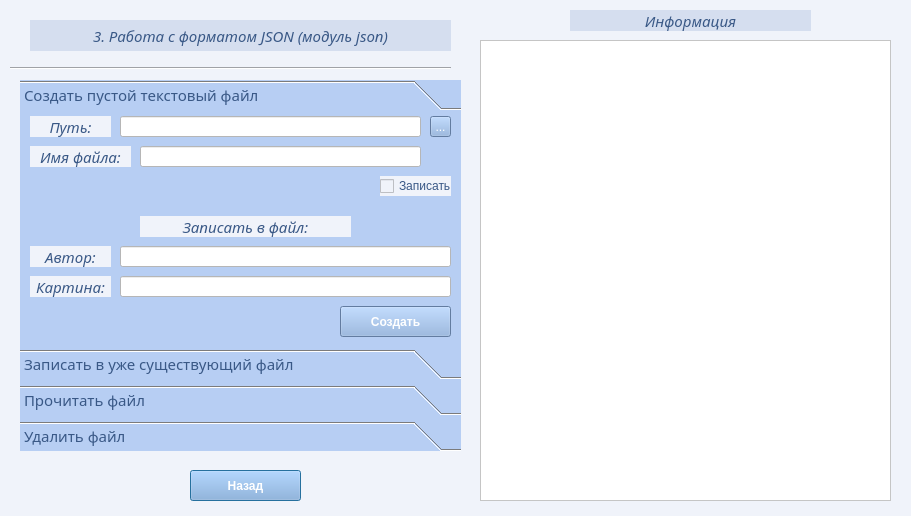
<?xml version="1.0" encoding="UTF-8"?>
<ui version="4.0">
 <class>Dialog</class>
 <widget class="QDialog" name="Dialog">
  <property name="geometry">
   <rect>
    <x>0</x>
    <y>0</y>
    <width>911</width>
    <height>516</height>
   </rect>
  </property>
  <property name="font">
   <font>
    <family>Sitka Small</family>
    <pointsize>11</pointsize>
   </font>
  </property>
  <property name="windowTitle">
   <string>Dialog</string>
  </property>
  <property name="styleSheet">
   <string notr="true">background-color: rgb(240, 243, 250);</string>
  </property>
  <widget class="Line" name="line">
   <property name="geometry">
    <rect>
     <x>10</x>
     <y>60</y>
     <width>441</width>
     <height>16</height>
    </rect>
   </property>
   <property name="orientation">
    <enum>Qt::Horizontal</enum>
   </property>
  </widget>
  <widget class="QLabel" name="label_7">
   <property name="geometry">
    <rect>
     <x>570</x>
     <y>10</y>
     <width>241</width>
     <height>21</height>
    </rect>
   </property>
   <property name="font">
    <font>
     <family>Sitka Small</family>
     <pointsize>11</pointsize>
     <italic>true</italic>
    </font>
   </property>
   <property name="styleSheet">
    <string notr="true">background-color: rgb(213, 222, 239);
color: rgb(57, 88, 134);</string>
   </property>
   <property name="text">
    <string>Информация</string>
   </property>
   <property name="alignment">
    <set>Qt::AlignCenter</set>
   </property>
  </widget>
  <widget class="QPushButton" name="btn_exit">
   <property name="geometry">
    <rect>
     <x>190</x>
     <y>470</y>
     <width>111</width>
     <height>31</height>
    </rect>
   </property>
   <property name="font">
    <font>
     <weight>75</weight>
     <bold>true</bold>
    </font>
   </property>
   <property name="styleSheet">
    <string notr="true">background-color: rgb(138, 174, 224);
color: rgb(255, 255, 255);</string>
   </property>
   <property name="text">
    <string>Назад</string>
   </property>
  </widget>
  <widget class="QLabel" name="label">
   <property name="geometry">
    <rect>
     <x>30</x>
     <y>20</y>
     <width>421</width>
     <height>31</height>
    </rect>
   </property>
   <property name="font">
    <font>
     <family>Sitka Small</family>
     <pointsize>11</pointsize>
     <italic>true</italic>
    </font>
   </property>
   <property name="styleSheet">
    <string notr="true">background-color: rgb(213, 222, 239);
color: rgb(57, 88, 134);</string>
   </property>
   <property name="text">
    <string>3. Работа с форматом JSON (модуль json)</string>
   </property>
   <property name="alignment">
    <set>Qt::AlignCenter</set>
   </property>
  </widget>
  <widget class="QToolBox" name="toolBox">
   <property name="geometry">
    <rect>
     <x>20</x>
     <y>80</y>
     <width>441</width>
     <height>371</height>
    </rect>
   </property>
   <property name="font">
    <font>
     <family>Sitka Small</family>
     <pointsize>11</pointsize>
    </font>
   </property>
   <property name="styleSheet">
    <string notr="true">background-color: rgb(183, 206, 243);
color: rgb(57, 88, 134);
</string>
   </property>
   <property name="currentIndex">
    <number>0</number>
   </property>
   <widget class="QWidget" name="pg_create">
    <property name="geometry">
     <rect>
      <x>0</x>
      <y>0</y>
      <width>441</width>
      <height>231</height>
     </rect>
    </property>
    <attribute name="label">
     <string>Создать пустой текстовый файл</string>
    </attribute>
    <widget class="QLabel" name="label_2">
     <property name="geometry">
      <rect>
       <x>10</x>
       <y>0</y>
       <width>81</width>
       <height>21</height>
      </rect>
     </property>
     <property name="font">
      <font>
       <family>Sitka Small</family>
       <pointsize>11</pointsize>
       <italic>true</italic>
      </font>
     </property>
     <property name="styleSheet">
      <string notr="true">background-color: rgb(240, 243, 250);
</string>
     </property>
     <property name="text">
      <string>Путь:</string>
     </property>
     <property name="alignment">
      <set>Qt::AlignCenter</set>
     </property>
    </widget>
    <widget class="QLineEdit" name="lE_create_filepath">
     <property name="geometry">
      <rect>
       <x>100</x>
       <y>0</y>
       <width>301</width>
       <height>21</height>
      </rect>
     </property>
     <property name="styleSheet">
      <string notr="true">background-color: rgb(255, 255, 255);
color: rgb(57, 88, 134);</string>
     </property>
    </widget>
    <widget class="QToolButton" name="tB_create_filepath">
     <property name="geometry">
      <rect>
       <x>410</x>
       <y>0</y>
       <width>21</width>
       <height>21</height>
      </rect>
     </property>
     <property name="styleSheet">
      <string notr="true">background-color: rgb(138, 174, 224);
color: rgb(255, 255, 255);</string>
     </property>
     <property name="text">
      <string>...</string>
     </property>
    </widget>
    <widget class="QLabel" name="label_8">
     <property name="geometry">
      <rect>
       <x>10</x>
       <y>30</y>
       <width>101</width>
       <height>21</height>
      </rect>
     </property>
     <property name="font">
      <font>
       <family>Sitka Small</family>
       <pointsize>11</pointsize>
       <italic>true</italic>
      </font>
     </property>
     <property name="styleSheet">
      <string notr="true">background-color: rgb(240, 243, 250);</string>
     </property>
     <property name="text">
      <string>Имя файла:</string>
     </property>
     <property name="alignment">
      <set>Qt::AlignCenter</set>
     </property>
    </widget>
    <widget class="QLineEdit" name="lE_create_name">
     <property name="geometry">
      <rect>
       <x>120</x>
       <y>30</y>
       <width>281</width>
       <height>21</height>
      </rect>
     </property>
     <property name="styleSheet">
      <string notr="true">background-color: rgb(255, 255, 255);
color: rgb(57, 88, 134);</string>
     </property>
    </widget>
    <widget class="QPushButton" name="btn_create">
     <property name="geometry">
      <rect>
       <x>320</x>
       <y>190</y>
       <width>111</width>
       <height>31</height>
      </rect>
     </property>
     <property name="font">
      <font>
       <weight>75</weight>
       <bold>true</bold>
      </font>
     </property>
     <property name="styleSheet">
      <string notr="true">background-color: rgb(138, 174, 224);
color: rgb(255, 255, 255);</string>
     </property>
     <property name="text">
      <string>Создать</string>
     </property>
    </widget>
    <widget class="QLabel" name="label_4">
     <property name="geometry">
      <rect>
       <x>120</x>
       <y>100</y>
       <width>211</width>
       <height>21</height>
      </rect>
     </property>
     <property name="font">
      <font>
       <family>Sitka Small</family>
       <pointsize>11</pointsize>
       <italic>true</italic>
      </font>
     </property>
     <property name="styleSheet">
      <string notr="true">background-color: rgb(240, 243, 250);</string>
     </property>
     <property name="text">
      <string>Записать в файл:</string>
     </property>
     <property name="alignment">
      <set>Qt::AlignCenter</set>
     </property>
    </widget>
    <widget class="QCheckBox" name="cB_create">
     <property name="geometry">
      <rect>
       <x>360</x>
       <y>60</y>
       <width>71</width>
       <height>20</height>
      </rect>
     </property>
     <property name="styleSheet">
      <string notr="true">background-color: rgb(240, 243, 250);</string>
     </property>
     <property name="text">
      <string>Записать</string>
     </property>
    </widget>
    <widget class="QLabel" name="label_6">
     <property name="geometry">
      <rect>
       <x>10</x>
       <y>130</y>
       <width>81</width>
       <height>21</height>
      </rect>
     </property>
     <property name="font">
      <font>
       <family>Sitka Small</family>
       <pointsize>11</pointsize>
       <italic>true</italic>
      </font>
     </property>
     <property name="styleSheet">
      <string notr="true">background-color: rgb(240, 243, 250);</string>
     </property>
     <property name="text">
      <string>Автор:</string>
     </property>
     <property name="alignment">
      <set>Qt::AlignCenter</set>
     </property>
    </widget>
    <widget class="QLineEdit" name="lE_write_text">
     <property name="geometry">
      <rect>
       <x>100</x>
       <y>130</y>
       <width>331</width>
       <height>21</height>
      </rect>
     </property>
     <property name="styleSheet">
      <string notr="true">background-color: rgb(255, 255, 255);
color: rgb(57, 88, 134);</string>
     </property>
    </widget>
    <widget class="QLabel" name="label_13">
     <property name="geometry">
      <rect>
       <x>10</x>
       <y>160</y>
       <width>81</width>
       <height>21</height>
      </rect>
     </property>
     <property name="font">
      <font>
       <family>Sitka Small</family>
       <pointsize>11</pointsize>
       <italic>true</italic>
      </font>
     </property>
     <property name="styleSheet">
      <string notr="true">background-color: rgb(240, 243, 250);</string>
     </property>
     <property name="text">
      <string>Картина:</string>
     </property>
     <property name="alignment">
      <set>Qt::AlignCenter</set>
     </property>
    </widget>
    <widget class="QLineEdit" name="lE_write_text2">
     <property name="geometry">
      <rect>
       <x>100</x>
       <y>160</y>
       <width>331</width>
       <height>21</height>
      </rect>
     </property>
     <property name="styleSheet">
      <string notr="true">background-color: rgb(255, 255, 255);
color: rgb(57, 88, 134);</string>
     </property>
    </widget>
   </widget>
   <widget class="QWidget" name="page_2">
    <property name="geometry">
     <rect>
      <x>0</x>
      <y>0</y>
      <width>441</width>
      <height>231</height>
     </rect>
    </property>
    <attribute name="label">
     <string>Записать в уже существующий файл</string>
    </attribute>
    <widget class="QLabel" name="label_14">
     <property name="geometry">
      <rect>
       <x>10</x>
       <y>10</y>
       <width>81</width>
       <height>21</height>
      </rect>
     </property>
     <property name="font">
      <font>
       <family>Sitka Small</family>
       <pointsize>11</pointsize>
       <italic>true</italic>
      </font>
     </property>
     <property name="styleSheet">
      <string notr="true">background-color: rgb(240, 243, 250);</string>
     </property>
     <property name="text">
      <string>Автор:</string>
     </property>
     <property name="alignment">
      <set>Qt::AlignCenter</set>
     </property>
    </widget>
    <widget class="QLineEdit" name="lE_write_text_3">
     <property name="geometry">
      <rect>
       <x>100</x>
       <y>10</y>
       <width>321</width>
       <height>21</height>
      </rect>
     </property>
     <property name="styleSheet">
      <string notr="true">background-color: rgb(255, 255, 255);
color: rgb(57, 88, 134);</string>
     </property>
    </widget>
    <widget class="QLabel" name="label_15">
     <property name="geometry">
      <rect>
       <x>10</x>
       <y>40</y>
       <width>81</width>
       <height>21</height>
      </rect>
     </property>
     <property name="font">
      <font>
       <family>Sitka Small</family>
       <pointsize>11</pointsize>
       <italic>true</italic>
      </font>
     </property>
     <property name="styleSheet">
      <string notr="true">background-color: rgb(240, 243, 250);</string>
     </property>
     <property name="text">
      <string>Картина:</string>
     </property>
     <property name="alignment">
      <set>Qt::AlignCenter</set>
     </property>
    </widget>
    <widget class="QLineEdit" name="lE_write_text_4">
     <property name="geometry">
      <rect>
       <x>100</x>
       <y>40</y>
       <width>321</width>
       <height>21</height>
      </rect>
     </property>
     <property name="styleSheet">
      <string notr="true">background-color: rgb(255, 255, 255);
color: rgb(57, 88, 134);</string>
     </property>
    </widget>
    <widget class="QPushButton" name="btn_create_2">
     <property name="geometry">
      <rect>
       <x>310</x>
       <y>70</y>
       <width>111</width>
       <height>31</height>
      </rect>
     </property>
     <property name="font">
      <font>
       <weight>75</weight>
       <bold>true</bold>
      </font>
     </property>
     <property name="styleSheet">
      <string notr="true">background-color: rgb(138, 174, 224);
color: rgb(255, 255, 255);</string>
     </property>
     <property name="text">
      <string>Записать</string>
     </property>
    </widget>
   </widget>
   <widget class="QWidget" name="page_3">
    <property name="geometry">
     <rect>
      <x>0</x>
      <y>0</y>
      <width>441</width>
      <height>231</height>
     </rect>
    </property>
    <attribute name="label">
     <string>Прочитать файл</string>
    </attribute>
    <widget class="QPushButton" name="btn_read">
     <property name="geometry">
      <rect>
       <x>320</x>
       <y>40</y>
       <width>111</width>
       <height>31</height>
      </rect>
     </property>
     <property name="font">
      <font>
       <weight>75</weight>
       <bold>true</bold>
      </font>
     </property>
     <property name="styleSheet">
      <string notr="true">background-color: rgb(138, 174, 224);
color: rgb(255, 255, 255);</string>
     </property>
     <property name="text">
      <string>Читать</string>
     </property>
    </widget>
    <widget class="QToolButton" name="tB_read_filepath">
     <property name="geometry">
      <rect>
       <x>410</x>
       <y>10</y>
       <width>21</width>
       <height>21</height>
      </rect>
     </property>
     <property name="styleSheet">
      <string notr="true">background-color: rgb(138, 174, 224);
color: rgb(255, 255, 255);</string>
     </property>
     <property name="text">
      <string>...</string>
     </property>
    </widget>
    <widget class="QLabel" name="label_10">
     <property name="geometry">
      <rect>
       <x>10</x>
       <y>10</y>
       <width>81</width>
       <height>21</height>
      </rect>
     </property>
     <property name="font">
      <font>
       <family>Sitka Small</family>
       <pointsize>11</pointsize>
       <italic>true</italic>
      </font>
     </property>
     <property name="styleSheet">
      <string notr="true">background-color: rgb(240, 243, 250);</string>
     </property>
     <property name="text">
      <string>Файл:</string>
     </property>
     <property name="alignment">
      <set>Qt::AlignCenter</set>
     </property>
    </widget>
    <widget class="QLineEdit" name="lE_read_filepath">
     <property name="geometry">
      <rect>
       <x>100</x>
       <y>10</y>
       <width>301</width>
       <height>21</height>
      </rect>
     </property>
     <property name="styleSheet">
      <string notr="true">background-color: rgb(255, 255, 255);
color: rgb(57, 88, 134);</string>
     </property>
    </widget>
   </widget>
   <widget class="QWidget" name="page_4">
    <property name="geometry">
     <rect>
      <x>0</x>
      <y>0</y>
      <width>441</width>
      <height>231</height>
     </rect>
    </property>
    <attribute name="label">
     <string>Удалить файл</string>
    </attribute>
    <widget class="QLabel" name="label_11">
     <property name="geometry">
      <rect>
       <x>10</x>
       <y>10</y>
       <width>81</width>
       <height>21</height>
      </rect>
     </property>
     <property name="font">
      <font>
       <family>Sitka Small</family>
       <pointsize>11</pointsize>
       <italic>true</italic>
      </font>
     </property>
     <property name="styleSheet">
      <string notr="true">background-color: rgb(240, 243, 250);</string>
     </property>
     <property name="text">
      <string>Файл:</string>
     </property>
     <property name="alignment">
      <set>Qt::AlignCenter</set>
     </property>
    </widget>
    <widget class="QToolButton" name="tB_delete_filepath">
     <property name="geometry">
      <rect>
       <x>410</x>
       <y>10</y>
       <width>21</width>
       <height>21</height>
      </rect>
     </property>
     <property name="styleSheet">
      <string notr="true">background-color: rgb(138, 174, 224);
color: rgb(255, 255, 255);</string>
     </property>
     <property name="text">
      <string>...</string>
     </property>
    </widget>
    <widget class="QLineEdit" name="lE_delete_filepath">
     <property name="geometry">
      <rect>
       <x>100</x>
       <y>10</y>
       <width>301</width>
       <height>21</height>
      </rect>
     </property>
     <property name="styleSheet">
      <string notr="true">background-color: rgb(255, 255, 255);
color: rgb(57, 88, 134);</string>
     </property>
    </widget>
    <widget class="QPushButton" name="btn_delete">
     <property name="geometry">
      <rect>
       <x>320</x>
       <y>40</y>
       <width>111</width>
       <height>31</height>
      </rect>
     </property>
     <property name="font">
      <font>
       <weight>75</weight>
       <bold>true</bold>
      </font>
     </property>
     <property name="styleSheet">
      <string notr="true">background-color: rgb(138, 174, 224);
color: rgb(255, 255, 255);</string>
     </property>
     <property name="text">
      <string>Удалить</string>
     </property>
    </widget>
   </widget>
  </widget>
  <widget class="QTextEdit" name="tE_infa">
   <property name="geometry">
    <rect>
     <x>480</x>
     <y>40</y>
     <width>411</width>
     <height>461</height>
    </rect>
   </property>
   <property name="styleSheet">
    <string notr="true">background-color: rgb(255, 255, 255);
color: rgb(57, 88, 134);</string>
   </property>
  </widget>
 </widget>
 <resources/>
 <connections/>
</ui>
